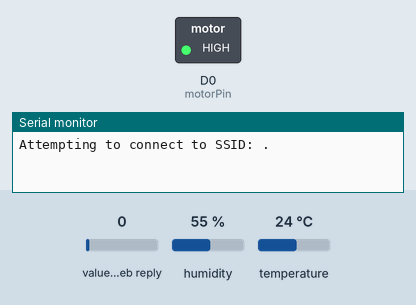
Recording of a sketch running on a simulated ESP8266 (NodeMCU). Shown: switched loads named in the sketch (green lamp = pin HIGH), the last lines printed to the serial monitor. Inputs (shaded band) come from the test bench; at power-on: value in the web reply 0, humidity 55 %, temperature 24 °C. WiFi joins after 1.5 s; servers stay silent unless stated; web services answer with replies made up by the test bench.

Above: at 1.2 s.
1.3 s: value in the web reply set to 2
At 6.0 s:
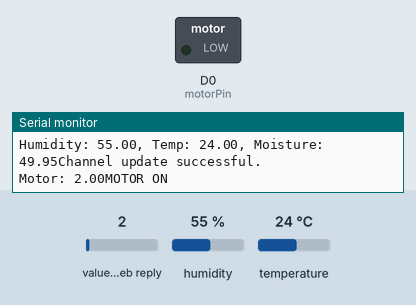
Timing chart, 0 to 7.5 s (numbered marks = the images above; inputs shaded):
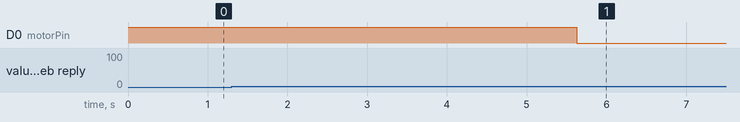

The sketch:

agriculture-rcew-program.ino
```cpp
#include <ThingSpeak.h>
#include <ESP8266WiFi.h>
#include <DHT.h>

DHT dht(D3,DHT11);
int motorPin=D0;
float h;
float t;
int soil=A0;

char ssid[] = "Sivani Reddy";   // your network SSID (name)
char pass[] = "10231023";   // your network password
int keyIndex = 0;            // your network key Index number (needed only for WEP)
WiFiClient  client;

unsigned long myChannelNumber = 1756436;
const char * myWriteAPIKey = "I3U417FF6DLKGKFB";

String myStatus = "";

void setup() {
  pinMode(motorPin,OUTPUT);
  digitalWrite(motorPin,1);
  Serial.begin(9600);
  pinMode(soil,INPUT);
  dht.begin();
  WiFi.mode(WIFI_STA);
  ThingSpeak.begin(client);  // Initialize ThingSpeak

}

void loop() {
  if(WiFi.status() != WL_CONNECTED){
    Serial.print("Attempting to connect to SSID: ");

    while(WiFi.status() != WL_CONNECTED){
      WiFi.begin(ssid, pass);  // Connect to WPA/WPA2 network. Change this line if using open or WEP network
      Serial.print(".");
      delay(5000);
    }
    Serial.println("\nConnected.");
  }

  h=dht.readHumidity();
  t=dht.readTemperature();
  if (isnan(h) || isnan(t))
    return;
  float mp=(100.00-(analogRead(soil)/1023.00)*100.00);
  Serial.print("Humidity: ");
  Serial.print(h);
  Serial.print(", Temp: ");
  Serial.print(t);
  Serial.print(", Moisture: ");
  Serial.print(mp);

  // set the fields with the values
  ThingSpeak.setField(1, mp);
  ThingSpeak.setField(2, t);
  ThingSpeak.setField(3,h);

  // write to the ThingSpeak channel
  int x = ThingSpeak.writeFields(myChannelNumber, myWriteAPIKey);
  if(x == 200){
    Serial.println("Channel update successful.");
  }
  else{
    Serial.println("Problem updating channel. HTTP error code " + String(x));
  }
  motor();
  delay(20000); // Wait 20 seconds to update the channel again

}

void motor() {
  float motorStatus = ThingSpeak.readFloatField(1756567, 1);
  Serial.print("Motor: ");
  Serial.print(motorStatus);
  if(motorStatus>0) {
    Serial.println("MOTOR ON");
    digitalWrite(motorPin,0);
  } else {
    Serial.println("MOTOR OFF");
    digitalWrite(motorPin,1);
  }
}
```

Measured:
- the behaviour switches between 0 and 1 on value in the web reply (found by bisection; images 0 and 1)
- after the input at 1.3 s, D0 (motorPin): HIGH → LOW after 4.3 s
